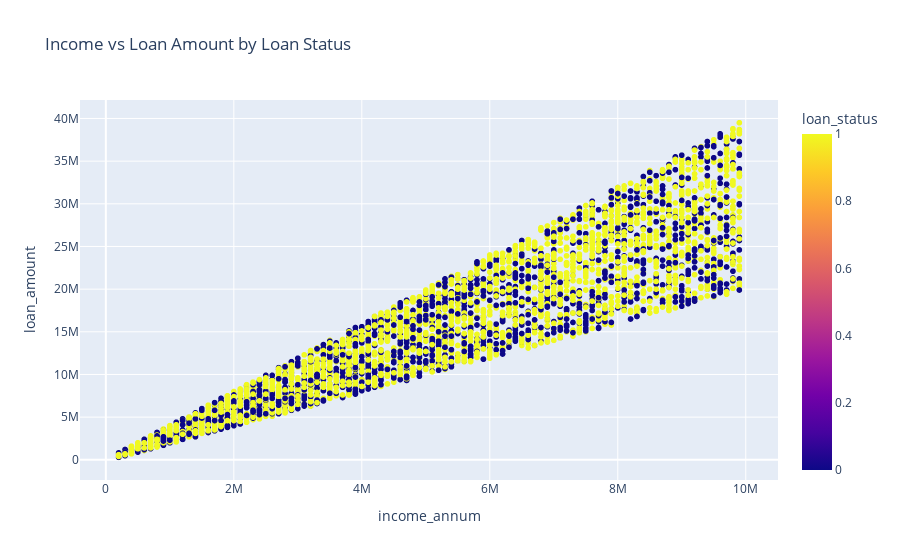

Notebook code cell kept with this figure:
### Code cell
# Scatter plot for income vs loan amount colored by loan status

import plotly.express as px
fig = px.scatter(df, x='income_annum', y='loan_amount', color='loan_status', title='Income vs Loan Amount by Loan Status')
fig.show()

# Box plot for loan term based on self-employment status
plt.figure(figsize=(6, 4))
sns.boxplot(x='self_employed', y='loan_term', hue='loan_status', data=df)
plt.title('Loan Term by Self Employment Status and Loan Status')
plt.xlabel('Self Employed')
plt.ylabel('Loan Term')
plt.show()

#Explanation :Income is  directly proportional to Loan amount ,As income increases loan amoount increases

### Figure 1 — Plotly figure (JSON) as saved in the notebook; plotly's stock layout.template omitted (floating-point values rounded to 4 significant figures; data arrays with more than 128 entries replaced by an {"elided": "..."} marker saying what was removed)
{"data": [{"hovertemplate": "income_annum=%{x}<br>loan_amount=%{y}<br>loan_status=%{marker.color}<extra></extra>", "legendgroup": "", "marker": {"color": {"elided": "4269 int values"}, "coloraxis": "coloraxis", "symbol": "circle"}, "mode": "markers", "name": "", "showlegend": false, "type": "scattergl", "x": {"elided": "4269 int values"}, "xaxis": "x", "y": {"elided": "4269 int values"}, "yaxis": "y"}], "layout": {"coloraxis": {"colorbar": {"title": {"text": "loan_status"}}, "colorscale": [[0, "#0d0887"], [0.1111, "#46039f"], [0.2222, "#7201a8"], [0.3333, "#9c179e"], [0.4444, "#bd3786"], [0.5556, "#d8576b"], [0.6667, "#ed7953"], [0.7778, "#fb9f3a"], [0.8889, "#fdca26"], [1, "#f0f921"]]}, "legend": {"tracegroupgap": 0}, "title": {"text": "Income vs Loan Amount by Loan Status"}, "xaxis": {"anchor": "y", "domain": [0, 1], "title": {"text": "income_annum"}}, "yaxis": {"anchor": "x", "domain": [0, 1], "title": {"text": "loan_amount"}}}}
